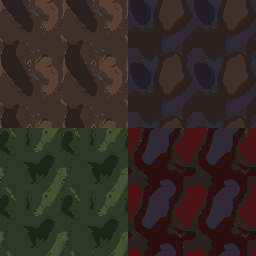
#> input picture art/drafts/ground/paint_A2.png, 256 x 256 px
$ python scene.py paint_A2.png paint_A3.png 5
#> lines starting #> are read from the running program, lines starting #| are printed output that depends on the picture; pictures that were not available may be replaced by others from this repository, and a replacement may not be noted
"""Render a 960x540 mock of the game view from a draft ground sheet, using the game's dual-grid layering.

Usage: .venv/bin/python art/drafts/ground/scene.py <sheet.png> <out.png> [seed]
"""
import math
import random
import sys

from PIL import Image

T, W, H = 64, 15, 9
sheet_path, out, seed = sys.argv[1], sys.argv[2], int(sys.argv[3]) if len(sys.argv) > 3 else 1
tiles = Image.open(sheet_path)
#> tiles is the input picture: PIL image 256x256 RGBA; mean R, G, B, A 51.4, 42, 36.5, 255
rng = random.Random(seed)
blobs = [(rng.uniform(0, W), rng.uniform(0, H), rng.uniform(1.2, 3), rng.choice([1, 1, 2, 2, 3])) for _ in range(14)]


def corner(x, y):
    hit = [g for bx, by, r, g in blobs if math.hypot(x - bx, (y - by) * 1.2) < r]
    return max(hit) if hit else 0


view = Image.new("RGBA", (W * T, H * T))
#> view: PIL image 960x576 RGBA; every value is 0
for ty in range(H):
    for tx in range(W):
        corners = [corner(tx, ty), corner(tx + 1, ty), corner(tx, ty + 1), corner(tx + 1, ty + 1)]
        for i, g in enumerate(sorted(set(corners))):
            mask = sum(1 << b for b, c in enumerate(corners) if c == g)
            col = 15 + (tx * 7 + ty * 13) % 4 if i == 0 or mask == 15 else mask
            tile = tiles.crop((col * T, g * T, col * T + T, g * T + T))
            view.alpha_composite(tile, (tx * T, ty * T))
#> tile: PIL image 64x64 RGBA; every value is 0
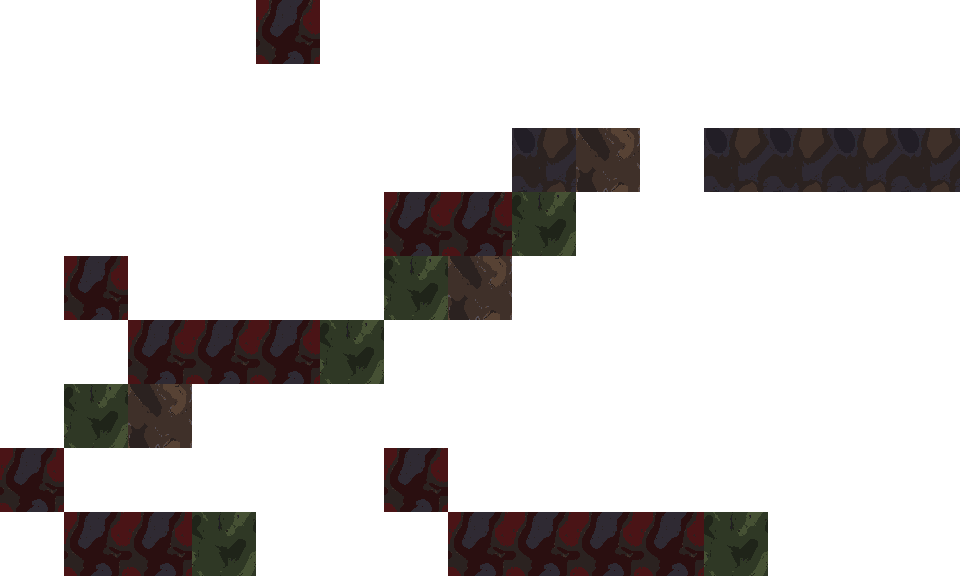
#> view: PIL image 960x576 RGBA; mean R, G, B, A 10.7, 7.8, 7.2, 54.8; transparent parts drawn white

shadow = Image.new("RGBA", (36, 10))
for y in range(10):
    for x in range(36):
        if ((x - 17.5) / 18) ** 2 + ((y - 4.5) / 5) ** 2 < 1:
            shadow.putpixel((x, y), (11, 10, 13, 110))


def put(sheet, frame, row, fw, fh, feet, x, y):
#> called with sheet = 'art/props/hollow_bodies.png', frame = 1, row = 0, fw = 96, fh = 96, feet = 94, x = 700, y = 330
    img = Image.open(sheet).crop((frame * fw, row * fh, frame * fw + fw, row * fh + fh))
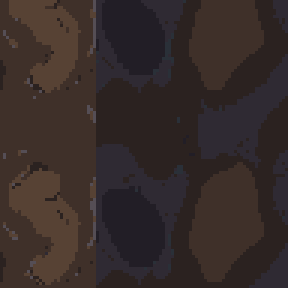
#> img: PIL image 96x96 RGBA (shown 3 times larger); mean R, G, B, A 54.5, 43.5, 41.5, 255
    view.alpha_composite(shadow, (x - 18, y - 5))
    view.alpha_composite(img, (x - fw // 2, y - feet))


put("art/props/hollow_bodies.png", 1, 0, 96, 96, 94, 700, 330)
put("art/characters/wanderer_hd/wanderer_hd_idle.png", 0, 0, 96, 96, 94, 470, 300)
#> call 2 of put, with frame = 0, row = 0, fw = 96, fh = 96, feet = 94, x = 470, y = 300
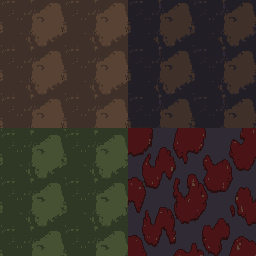
#> input picture art/drafts/ground/paint_A3.png, 256 x 256 px, given in place of wanderer_hd_idle.png, which was not available
#> in put (call 2), `img = Image.open(sheet).crop((frame * fw, row * fh, frame * fw + fw, r..`:
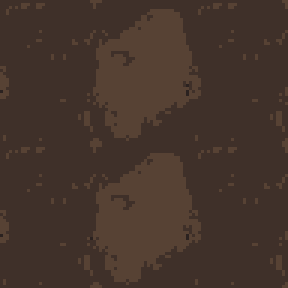
#> img: PIL image 96x96 RGBA (shown 3 times larger); mean R, G, B, A 69, 52.5, 43.7, 255
#> in put (call 2), `view.alpha_composite(img, (x - fw // 2, y - feet))`:
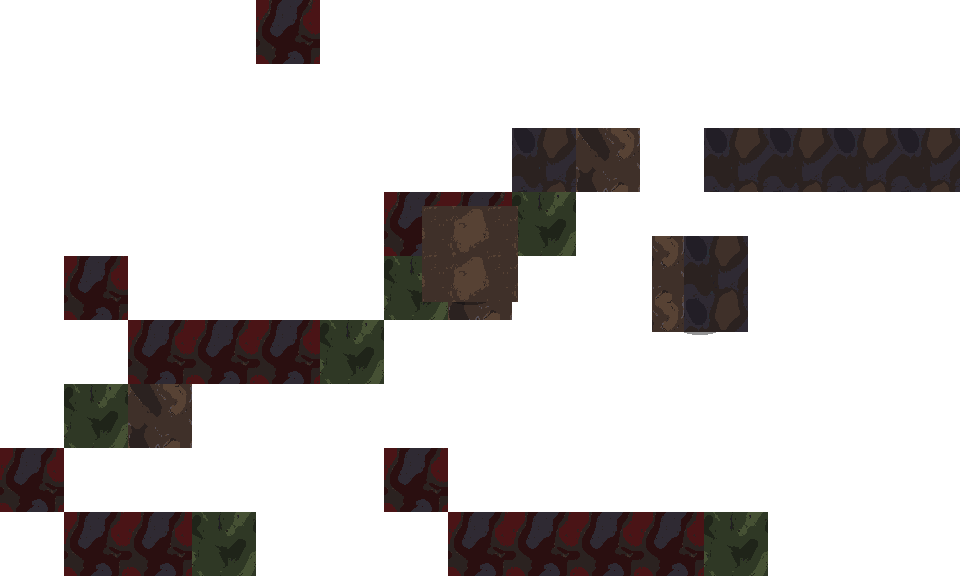
#> view: PIL image 960x576 RGBA; mean R, G, B, A 11.9, 8.8, 8, 59.2; transparent parts drawn white
put("art/enemies/hollow_hd/hollow_hd_walk.png", 2, 1, 64, 96, 94, 640, 250)
#> call 3 of put, with sheet = 'art/enemies/hollow_hd/hollow_hd_walk.png', frame = 2, row = 1, fw = 64, fh = 96, feet = 94, x = 640, y = 250
#> in put (call 3), `img = Image.open(sheet).crop((frame * fw, row * fh, frame * fw + fw, r..`:
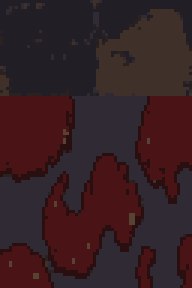
#> img: PIL image 64x96 RGBA (shown 3 times larger); mean R, G, B, A 54.3, 31.7, 35.6, 255
put("art/enemies/hollow_hd/hollow_hd_idle.png", 0, 2, 64, 96, 94, 280, 400)
#> (the run stopped early here; a loop or call above may not have finished)
